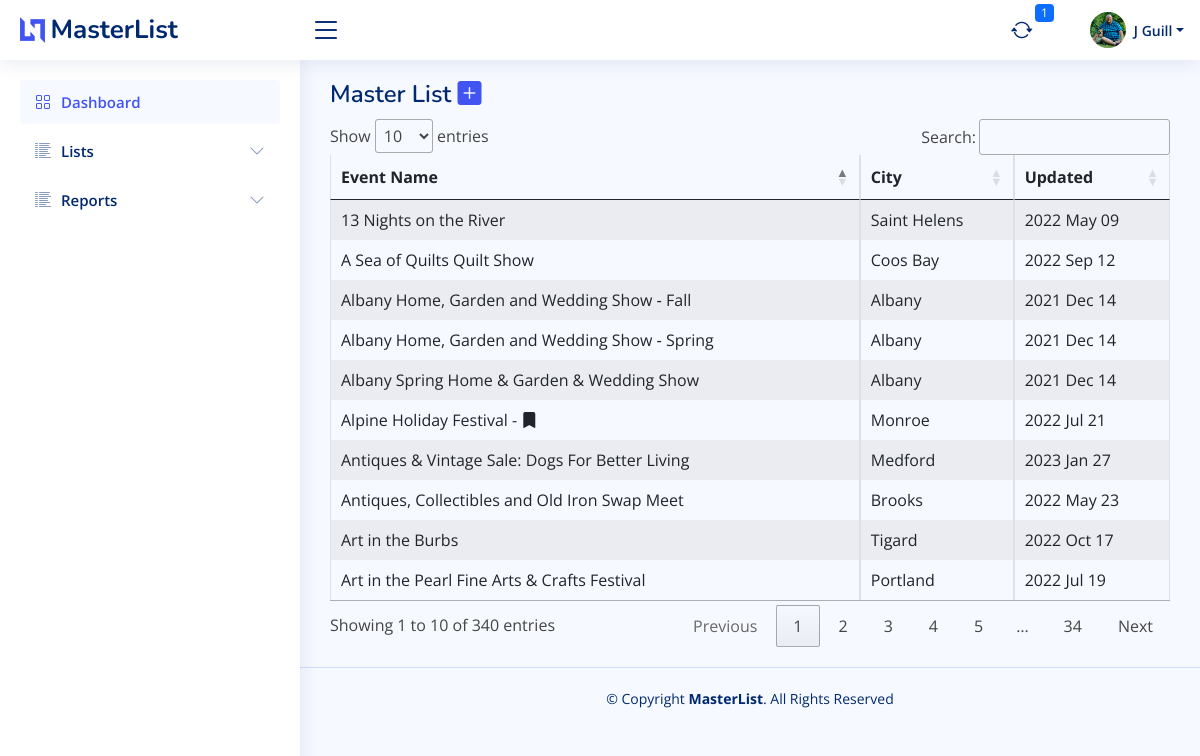
Screenshot of /masterlist/list/all (signed in) with the database file from the repository.
### bazaar/models.py (models this page shows, shortened)
class User(db.Model, UserMixin):
    id = db.Column(db.Integer, primary_key=True)
    firstname = db.Column(db.String(150))
    lastname = db.Column(db.String(150))
    company = db.Column(db.String(150))
    title = db.Column(db.String(50))
    aboutme = db.Column(db.Text)
    address = db.Column(db.String(150))
    city = db.Column(db.String(150))
    state = db.Column(db.String(2))
    postalcode = db.Column(db.String(20))
    phone = db.Column(db.String(20))
    email = db.Column(db.String(150), unique=True)
    dob = db.Column(db.Date)
    avatar_filename = db.Column(db.Text)
    avatar_url = db.Column(db.String(250))
    twitter = db.Column(db.String(255))
    instagram = db.Column(db.String(255))
    facebook = db.Column(db.String(255))
    linkedin = db.Column(db.String(255))
    username = db.Column(db.String(150), unique=True)
    password = db.Column(db.String(150))
    date_created = db.Column(db.DateTime(timezone=True), server_default=func.now())
    def fullname(self):
        return self.firstname + " " + self.lastname
    def firstinit_lastname(self):
        return self.firstname[:1] + " " + self.lastname

class MasterList(db.Model):
    id = db.Column(db.Integer, primary_key=True)
    event_name = db.Column(db.String(150))
    january = db.Column(db.Boolean, default=False)
    february = db.Column(db.Boolean, default=False)
    march = db.Column(db.Boolean, default=False)
    april = db.Column(db.Boolean, default=False)
    may = db.Column(db.Boolean, default=False)
    june = db.Column(db.Boolean, default=False)
    july = db.Column(db.Boolean, default=False)
    august = db.Column(db.Boolean, default=False)
    september = db.Column(db.Boolean, default=False)
    october = db.Column(db.Boolean, default=False)
    november = db.Column(db.Boolean, default=False)
    december = db.Column(db.Boolean, default=False)
    first = db.Column(db.Boolean, default=True)
    second = db.Column(db.Boolean, default=True)
    third = db.Column(db.Boolean, default=True)
    fourth = db.Column(db.Boolean, default=True)
    last = db.Column(db.Boolean, default=True)
    friday = db.Column(db.Boolean, default=False)
    saturday = db.Column(db.Boolean, default=False)
    sunday = db.Column(db.Boolean, default=False)
    monday = db.Column(db.Boolean, default=False)
    tuesday = db.Column(db.Boolean, default=False)
    wednesday = db.Column(db.Boolean, default=False)
    thursday = db.Column(db.Boolean, default=False)
    updated = db.Column(db.Date)
    imagesrc = db.Column(db.Text)
    attendance = db.Column(db.Integer)
    exibitors = db.Column(db.Integer)
    website = db.Column(db.Text)
    dates_text = db.Column(db.Text)
    type_bazaar = db.Column(db.Boolean, default=False)
    type_holiday = db.Column(db.Boolean, default=False)
    type_art = db.Column(db.Boolean, default=False)
    type_festival = db.Column(db.Boolean, default=False)
    type_flea = db.Column(db.Boolean, default=False)
    type_health = db.Column(db.Boolean, default=False)
    type_market = db.Column(db.Boolean, default=False)
    active = db.Column(db.Boolean, default=True)
    date_created = db.Column(db.DateTime(timezone=True), server_default=func.now())
    date_updated = db.Column(db.DateTime(timezone=True), onupdate=func.now())
    venuefk = db.Column(db.Integer, db.ForeignKey('venue.id'))
    promoterfk = db.Column(db.Integer, db.ForeignKey('promoter.id'))
    venue = db.relationship("Venue", backref=backref("venue", uselist=False))
    promoter = db.relationship("Promoter", backref=backref("promoter", uselist=False))
    notes = db.relationship("Notes", backref=backref("notes", uselist=False))

class Venue(db.Model):
    id = db.Column(db.Integer, primary_key=True)
    name = db.Column(db.String(255))
    address = db.Column(db.String(255))
    city = db.Column(db.String(100))
    state = db.Column(db.String(50))
    zipcode = db.Column(db.String(20))
    phone = db.Column(db.String(20))
    website = db.Column(db.String(255))
    date_created = db.Column(db.DateTime(timezone=True), server_default=func.now())
    date_updated = db.Column(db.DateTime(timezone=True), onupdate=func.now())
    venue_event = db.relationship("MasterList", backref=backref("masterlist_home", uselist=False))

### bazaar/templates/masterlist/masterlist.py (the view)
@ml.route("/list/<type>")
@login_required
def masterlist_home(type):
    types = get_types_masterlist()
    match type:
        case "bazaar":
            records = db.session.query(MasterList).filter(MasterList.type_bazaar == True,
                                                          MasterList.active == True).all()
        case "art":
            records = db.session.query(MasterList).filter(MasterList.type_art == True, MasterList.active == True).all()
        case "holiday":
            records = db.session.query(MasterList).filter(MasterList.type_holiday == True,
                                                          MasterList.active == True).all()
        case "festival":
            records = db.session.query(MasterList).filter(MasterList.type_festival == True,
                                                          MasterList.active == True).all()
        case "flea":
            records = db.session.query(MasterList).filter(MasterList.type_flea == True, MasterList.active == True).all()
        case "health":
            records = db.session.query(MasterList).filter(MasterList.type_health == True,
                                                          MasterList.active == True).all()
        case "market":
            records = db.session.query(MasterList).filter(MasterList.type_market == True,
                                                          MasterList.active == True).all()
        case "disabled":
            records = db.session.query(MasterList).filter(MasterList.active == False).all()
        case _:
            records = db.session.query(MasterList).filter(MasterList.active == True).all()
    activities = [rec.eventid for rec in db.session.query(Booking).filter(Booking.active == True).all()]
    contents = {"user": User, "records": records, "types": types, "actives": activities}
    return render_template("masterlist/masterlist.html", **contents)

### bazaar/templates/base/base.py (called while the page is built)
@base.app_context_processor
def zipcode_qty_check():
    zipcode_count = db.session.query(func.count(USZip.id)).scalar()
    checking = zipcode_count == 0
    return dict(zipcode_count_check=checking)

@base.app_template_filter()
def format_date(item, fmt="%m/%d/%Y"):
    return item.strftime(fmt)

@base.app_context_processor
def notification_count():
    now = datetime.now()
    days_from_now = datetime.now() + timedelta(days=1)
    notcount = db.session.query(func.count(Booking.id)).filter(
        Booking.active == True,
        Booking.next_touch <= days_from_now
    ).scalar()
    if notcount == 0:
        return dict(notification_count=None)
    else:
        return dict(notification_count=notcount)

@base.app_context_processor
def notifications():
    days_from_now = datetime.now() + timedelta(days=1)
    nots = db.session.query(Booking).filter(
        Booking.active == True,
        Booking.next_touch <= days_from_now
    ).order_by(Booking.next_touch).all()
    return dict(notifications=nots)

### bazaar/utilities.py (called while the page is built)
def get_types_masterlist(tbl=MasterList):
    from sqlalchemy import inspect
    inst = inspect(tbl)
    attr_names = [c_attr.key for c_attr in inst.mapper.column_attrs]
    typelist = []
    for name in attr_names:
        if "type" in name:
            typelist.append(name.replace("type_", ""))
    return typelist

### bazaar/templates/masterlist/masterlist.html (shortened to what this page needs)
{% extends "base/base.html" %}
{% block page_title %}
    Master List
    <span><a href="{{ url_for('masterlist.masterlist_add') }}"><i class="bi bi-plus-square-fill"></i> </a> </span>
{% endblock page_title %}
{% block stylesheets %}
    <link rel="stylesheet" type="text/css" href="https://cdn.datatables.net/1.10.13/css/dataTables.bootstrap.min.css">
{% endblock stylesheets %}
{% block main_content %}
    <table class="table table-hover table-striped table-bordered" id="bazaar_master" name="bazaar_master">
        <thead>
        <tr>
            <th>Event Name</th>
            <th>City</th>
            <th>Updated</th>
        </tr>
        </thead>
        <tbody>
        {% for rec in records %}
            {% if rec.active %}
                <tr onclick="location.href='{{ url_for('masterlist.details', id=rec.id) }}'">
                    {% else %}
                <tr onclick="location.href='{{ url_for('masterlist.details', id=rec.id) }}'"
                    style="text-decoration: line-through; color:red">
            {% endif %}
        {% if rec.id in actives %}
            <td>{{ rec.event_name }} - <i class="bi bi-bookmark-fill"></i></td>
        {% else %}
            <td>{{ rec.event_name }}</td>
        {% endif %}
        <td>{{ rec.venue.city }}</td>
        <td>{{ rec.updated|format_date("%Y %b %d") }}</td>
        </tr>
        {% endfor %}
        </tbody>
    </table>
{% endblock main_content %}

### bazaar/templates/base/header.html (shortened to what this page needs)
<header id="header" class="header fixed-top d-flex align-items-center">
    <div class="d-flex align-items-center justify-content-between">
        <a href="{{ url_for('base.home') }}" class="logo d-flex align-items-center">
            <img src="{{ url_for('static', filename="img/logo.png") }}"
                 alt="">
            <span class="d-none d-lg-block">MasterList</span>
        </a>
        <i class="bi bi-list toggle-sidebar-btn"></i>
    </div>
    <nav class="header-nav ms-auto">
        <ul class="d-flex align-items-center">
            <li class="nav-item dropdown" id="notifications">
                <a class="nav-link nav-icon" href="#" data-bs-toggle="dropdown">
                    <i class="bi bi-arrow-repeat"></i>
                    <span class="badge bg-primary badge-number">{{ notification_count }}</span>
                </a>
            </li>
            <li class="nav-item dropdown pe-3" id="profile">
                <a class="nav-link nav-profile d-flex align-items-center pe-0" href="#" data-bs-toggle="dropdown"
                   id="navbarProfile">
                    <img src="{{ url_for('static', filename='img/avatar/'+current_user.avatar_filename) }}"
                         alt="Profile" class="rounded-circle">
                    <span class="d-none d-md-block dropdown-toggle ps-2">{{ current_user.firstinit_lastname() }}</span>
                </a>
            </li>
        </ul>
    </nav>
</header>

### bazaar/static/css/style.css (style rules this page uses)
:root { scroll-behavior: smooth; }
body { font-family: "Open Sans", sans-serif; background: #f6f9ff; color: #444444; }
a { color: #4154f1; text-decoration: none; }
.logo { line-height: 1; }
@media (min-width: 1200px) { .logo { width: 280px; } }
.logo img { max-height: 26px; margin-right: 6px; }
.logo span { font-size: 26px; font-weight: 700; color: #012970; font-family: "Nunito", sans-serif; }
.header { transition: all 0.5s; z-index: 997; height: 60px; box-shadow: 0 2px 20px rgba(1, 41, 112, 0.1); background-color: #fff; padding-left: 20px; }
.header .toggle-sidebar-btn { font-size: 32px; padding-left: 10px; cursor: pointer; color: #012970; }
.header-nav ul { list-style: none; }
.header-nav > ul { margin: 0; padding: 0; }
.header-nav .nav-icon { font-size: 22px; color: #012970; margin-right: 25px; position: relative; }
.header-nav .nav-profile { color: #012970; }
.header-nav .nav-profile img { max-height: 36px; }
.header-nav .nav-profile span { font-size: 14px; font-weight: 600; }
.header-nav .badge-number { position: absolute; inset: -2px -5px auto auto; font-weight: normal; font-size: 12px; padding: 3px 6px; }

### rows the page displays
User: avatar_filename (picture), firstinit_lastname "J Guill"
MasterList: event_name "Alpine Holiday Festival", venue.city "Monroe", updated "2022 Jul 21"
MasterList: event_name "Art in the Burbs", venue.city "Tigard", updated "2022 Oct 17"
MasterList: event_name "Albany Home, Garden and Wedding Show ‑ Fall", venue.city "Albany", updated "2021 Dec 14"
MasterList: event_name "A Sea of Quilts Quilt Show", venue.city "Coos Bay", updated "2022 Sep 12"
MasterList: event_name "Art in the Pearl Fine Arts & Crafts Festival", venue.city "Portland", updated "2022 Jul 19"
MasterList: event_name "13 Nights on the River", venue.city "Saint Helens", updated "2022 May 09"
MasterList: event_name "Antiques, Collectibles and Old Iron Swap Meet", venue.city "Brooks", updated "2022 May 23"
MasterList: event_name "Albany Spring Home & Garden & Wedding Show", venue.city "Albany", updated "2021 Dec 14"
MasterList: event_name "Albany Home, Garden and Wedding Show ‑ Spring", venue.city "Albany", updated "2021 Dec 14"
MasterList: event_name "Antiques & Vintage Sale: Dogs For Better Living", venue.city "Medford", updated "2023 Jan 27"

### other values shown
{{ notification_count }} "1"
